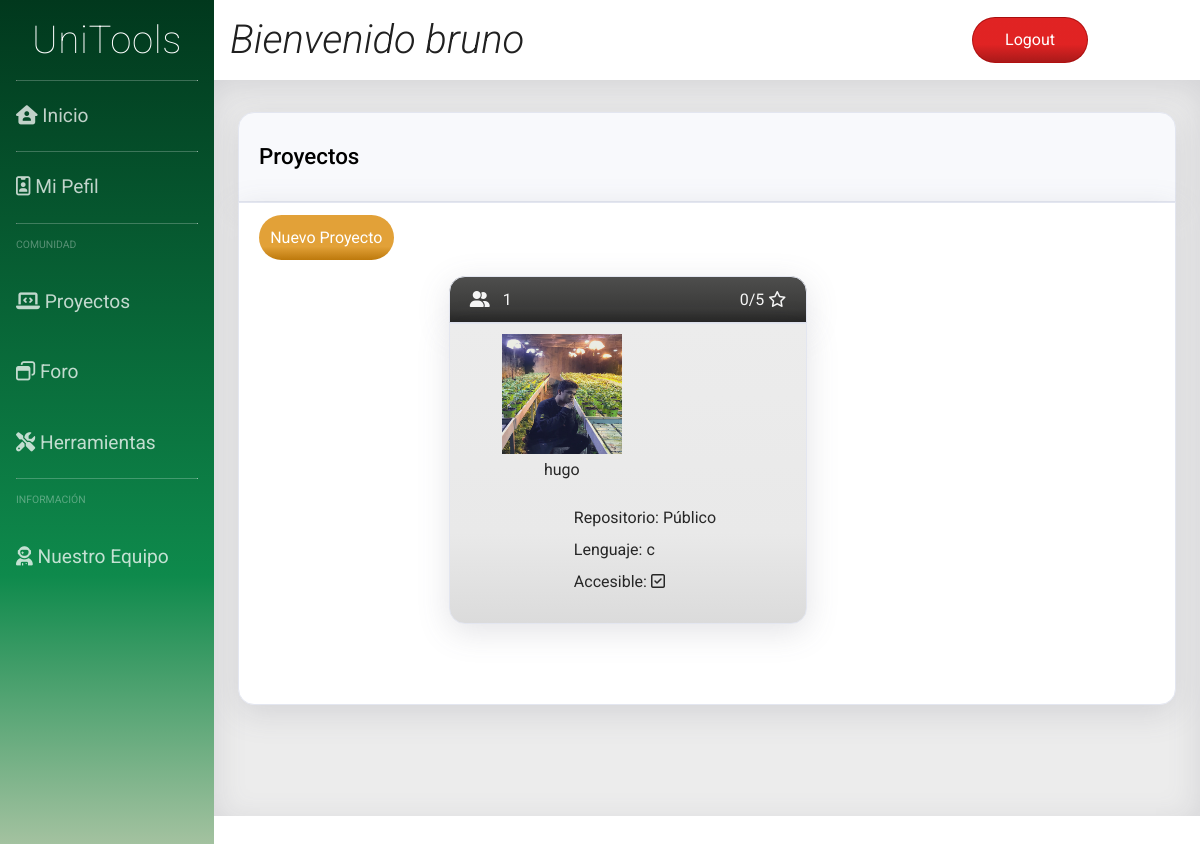
The app's page /proyectos.php (signed in), older data.
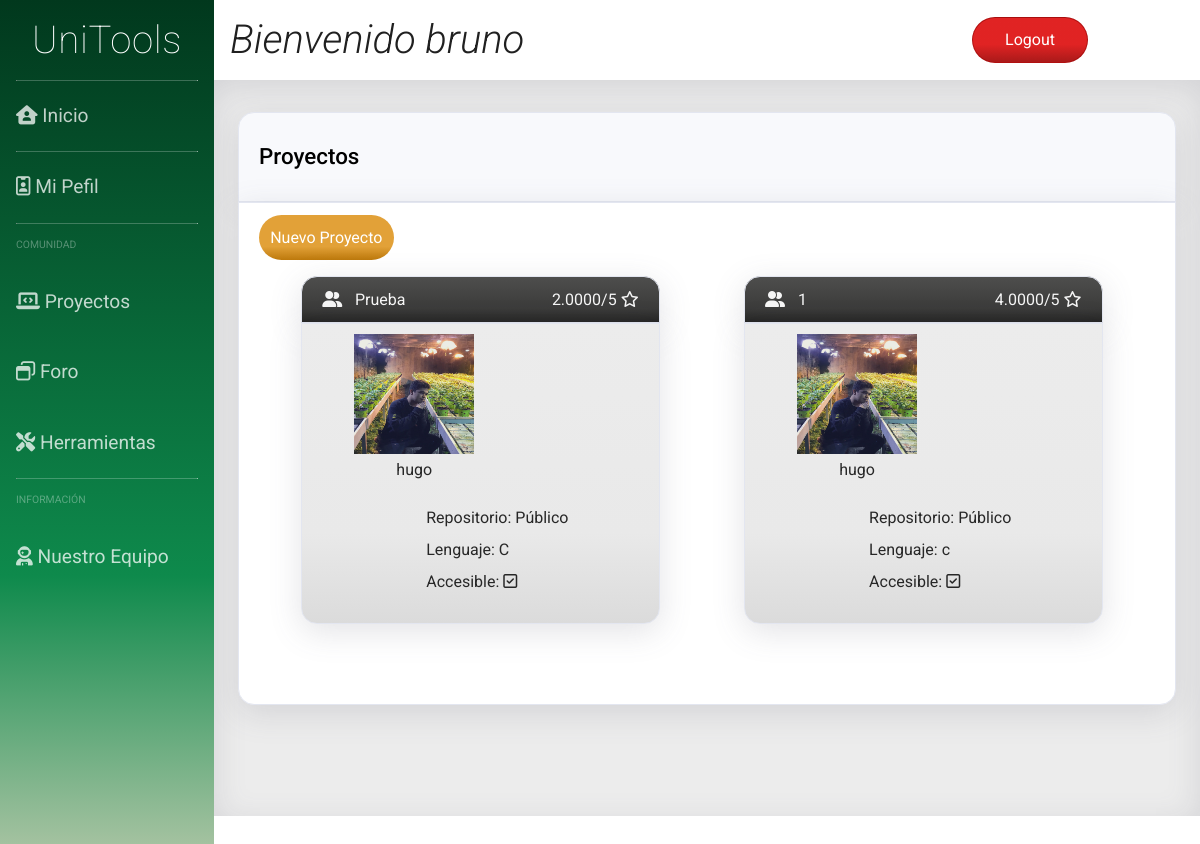
The same page, newer data.
### tables this page shows
CREATE TABLE `project` (
  `id` int(11) NOT NULL,
  `titulo` varchar(100) NOT NULL,
  `candado` tinyint(1) NOT NULL,
  `userId` int(11) NOT NULL,
  `estrellas` int(11) NOT NULL,
  `privado` tinyint(1) NOT NULL,
  `lenguaje` varchar(50) NOT NULL,
  `contenido` varchar(200) NOT NULL
);

CREATE TABLE `user` (
  `id_user` int(11) NOT NULL,
  `email` varchar(50) NOT NULL,
  `password` varchar(255) NOT NULL,
  `username` varchar(30) NOT NULL,
  `premium` tinyint(1) NOT NULL,
  `admin` tinyint(1) NOT NULL,
  `name` text NOT NULL,
  `aboutMe` text NOT NULL
);

### dao/project_class.php (called while the page is built, shortened)
<?php
class TOUproject {
	private $id;
	private $user;
	private $titulo;
	private $lenguaje;
	private $privado;
  function __construct($id='',$user='',$titulo='',$contenido='',$lenguaje='',$privado='',$candado='')
  {
    $this->id = $id;
    $this->user = $user;
    $this->titulo = $titulo;
    $this->lenguaje = $lenguaje;
    $this->privado = $privado;
  }
  public function get_id(){
		return $this->id;
	}
	public function get_user(){
		return $this->user;
	}
	public function get_titulo(){
		return $this->titulo;
	}
	public function get_privado(){
		return $this->privado;
	}
	public function get_lenguaje(){
		return $this->lenguaje;
	}
 }

### dao/DAO.php (called while the page is built, shortened)
<?php
class DAO {
	public $conn;
	public function __construct() {
		if (!$this->conn){
			if(isset($_SESSION['admin']) && $_SESSION['admin']){
				$this->conn = mysqli_connect("localhost", "root", "", "unitoolsdb");
			}else{
				$this->conn = mysqli_connect("localhost", "Usuario", "User", "unitoolsdb");
			}
		}
	}
	public function ejecutarConsulta($query){
		$result = mysqli_query($this->conn, $query) or die($this->conn->error);
        $array = mysqli_fetch_assoc($result);
		return $array;
	}
	public function devolverConsulta($query){
		$result = mysqli_query($this->conn, $query) or die($this->conn->error);
		return $result;
	}
}
?>

### dao/dao_project.php (called while the page is built, shortened)
<?php
include_once('DAO.php');
include_once('project_class.php');
class DAOproject extends DAO {
  public function show_all_data(){
		$sql = sprintf("SELECT * FROM project ORDER BY id DESC");
		$query = $this->devolverConsulta($sql);
        $array = [];
        while($result = mysqli_fetch_assoc($query)){
            $proj = new TOUproject($result['id'],
            $result['userId'], $result['titulo'], $result['contenido'],
             $result['lenguaje'], $result['privado'],$result['candado']);
            array_push($array, $proj);
        }
		return $array;
  }
}

### dao/dao_user.php (called while the page is built, shortened)
<?php
include_once('DAO.php');
include_once('user_class.php');
class DAOUsuario extends DAO {
	public function search_userId($userId){
		$sql = sprintf("SELECT * FROM user WHERE id_User = $userId");
		if (!$this->ejecutarConsulta($sql))
			return null;
		$result = $this->ejecutarConsulta($sql);
		$user = new TOUser($result['id_user'],$result['email'],$result['password'],$result['username'],$result['premium'], $result['admin'], $result['name'], $result['aboutMe']);
		return $user;
	}
}

### dao/DAOpermissions.php (called while the page is built, shortened)
<?php
include_once('DAO.php');
class DAOpermissions extends DAO {
	public function inPermissions($project, $user){
		$sql = sprintf("SELECT * FROM permissions WHERE project = $project AND user = $user");
		$result = $this->ejecutarConsulta($sql);
		return $result;
	}
}
?>

### dao/DAOestrellas.php (called while the page is built, shortened)
<?php
include_once('DAO.php');
class DAOestrellas extends DAO {
	public function show_project_estrellas($project){
		$sql = sprintf("SELECT AVG(rating) AS avg FROM estrellas WHERE project = $project");
		$result = $this->ejecutarConsulta($sql);
		return $result['avg'];
	}
}
?>

### dao/user_class.php (called while the page is built, shortened)
<?php
class TOUser {
	private $user_name;
	function __construct($userId='',$email='',$password='',$user_name='',$premium='', $admin='', $name='', $aboutMe=''){
		$this->user_name = $user_name;
	}
	public function get_username(){
		return $this->user_name;
	}
}
?>

### proyectos.php (the view, shortened to what the changed rows need)
<?php
include_once("dao/dao_user.php");
include_once("dao/dao_project.php");
include_once("dao/DAOpermissions.php");
include_once("dao/DAOestrellas.php");
$dao_project = new DAOproject();
$dao_user = new DAOUsuario();
$dao_perm = new DAOpermissions();
$dao_estrellas = new DAOestrellas();
$res = $dao_project->show_all_data();
$userId = $dao_user->search_username($_SESSION['username'])->get_id();
?>
<!DOCTYPE html>
<html>
<head>
	<link href="https://stackpath.bootstrapcdn.com/font-awesome/4.7.0/css/font-awesome.min.css" rel="stylesheet">
	<link rel="stylesheet" type="text/css" href="css/hoja_OG.css">
	<link rel="stylesheet" type="text/css" href="css/side_OG.css">
	<link rel="stylesheet" type="text/css" href="css/cabecera_OG.css">
	<link rel="stylesheet" type="text/css" href="css/content_OG.css">
	<link rel="stylesheet" type="text/css" href="css/estrellas.css">
</head>
<body>
	<div class="contenedor">
		<?php
		require("includes/common/navegacion_OG.php"); ?>
		<div class="contenido">
			<div class="fb-col box" id="prs_g">
				<div class="t1 fb-row">
					<h1>Proyectos</h1>
				</div>
				<div class="b1" id="prs_main">
					<div class="fb-row jc_space-evenly" id=prs_bloque>
						<?php
						while (!empty($res)) {
							$curr_proj = array_shift($res);
							if ($dao_user->search_userId($curr_proj->get_user())) {
								$project_id = $curr_proj->get_id();
								if ($dao_perm->inPermissions($project_id, $userId) || !$curr_proj->get_privado()) {
									$accesible = 1;
								} else $accesible = 0;
								$usuario = $dao_user->search_userId($curr_proj->get_user());
								$lenguaje = $curr_proj->get_lenguaje();
								$title = $curr_proj->get_titulo();
								$privado = $curr_proj->get_privado();
								$priv = "<i class='fas fa-user-friends prs_priv'></i>";
								if ($usuario == null) {
									$username = "Usuario borrado";
								} else if ($usuario instanceof TOUser) {
									$username = $usuario->get_username();
								}
							}
						?>
							<div class="fb-col " id=prs_elem>
								<?php
								if ($accesible)
									echo '<a id="prs_link" href="project.php?id=' . $project_id . '">';
								?>
								<div class="t1 gr_black fb-row jc_space-between">
									<div>
										<?php echo $priv . $title ?>
									</div>
									<div id="prs_rat">
										<?php $rating = $dao_estrellas->show_project_estrellas($project_id);
										if ($rating == null) echo "0";
										else echo $rating;
										echo "/5";
										?>
										<i class="far fa-star"></i>
									</div>
								</div>
								<div class="b1 gr_smokywhite fb-row">
									<div class="fb-col" id="prs_l">
										<?php if ($usuario != null) {
											$filePath = "img/fotosPerfil/" . $username . ".jpg";
											if (file_exists($filePath)) { ?>
												<img class="prs_pic" alt="foto_foro" src=" <?php echo $filePath ?>">
											<?php } else { ?>
												<img class="prs_pic" alt="foto_foro" src="img/Default_user_icon.jpg">
										<?php }
										}
										?>
										<div class="text-center"><?php echo $username ?></div>
									</div>
									<ul class="fb-col" id="prs_r">
										<li>
											Repositorio:
											<?php if ($privado == 1) echo "Privado";
											else echo "Público" ?>
										</li>
										<li>
											Lenguaje: <?php echo $lenguaje ?>
										</li>
										<li>
											Accesible:
											<?php if ($accesible) echo "<i class='far fa-check-square'></i>";
											else echo "<i class='far fa-times-circle'></i>" ?>
										</li>
									</ul>
								</div>
							</div>
						<?php
						}  ?>
					</div>
				</div>
			</div>
		</div>
	</div>
</body>

Row changes from the older to the newer data that the page shows:
added project: titulo "Prueba", rating "2.0000", userId.username (picture), userId.username "hugo", privado "Público", lenguaje "C"
shown differently, row unchanged: project (number 2 of 2 on the later page): rating (not shown) → "4.0000"; no longer shows "0"
